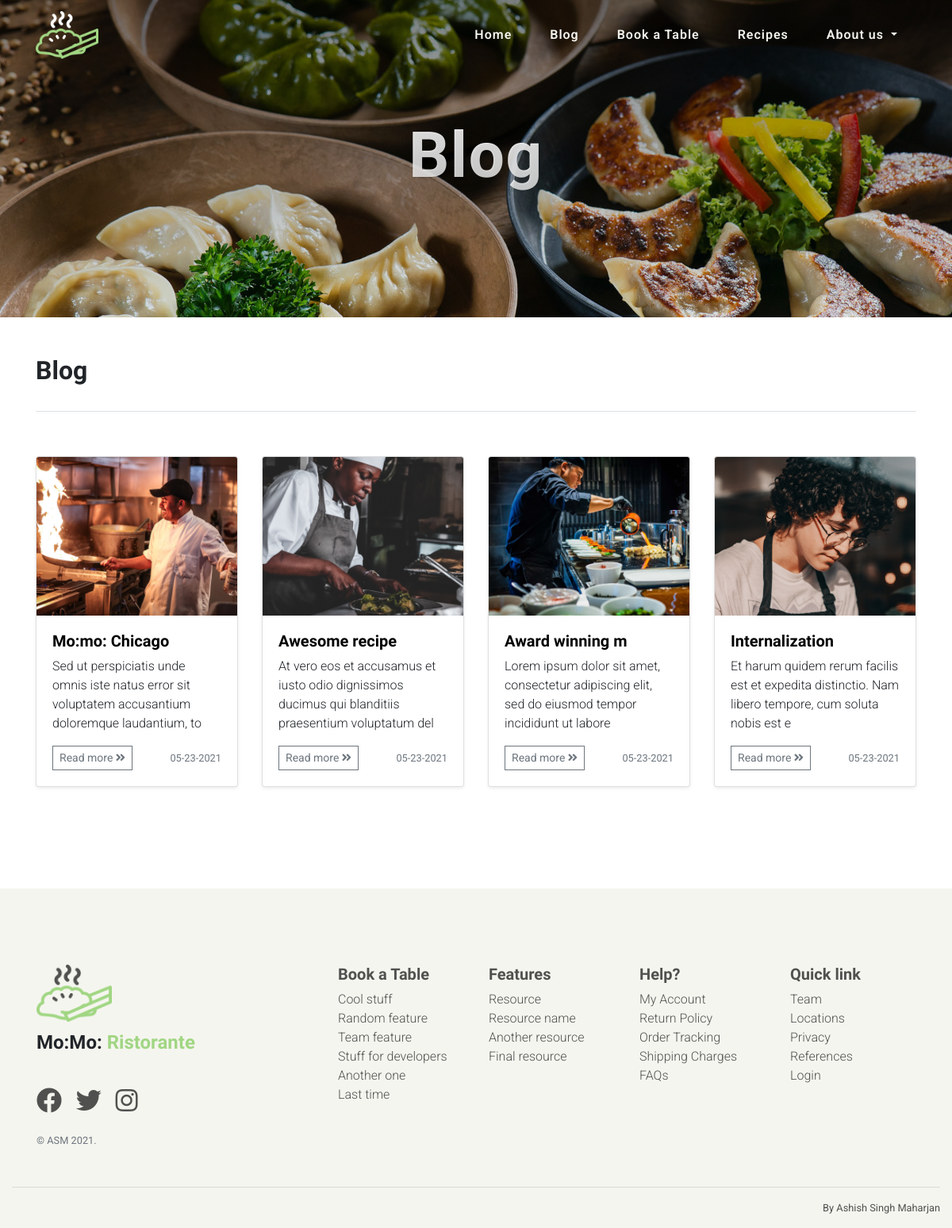
Screenshot of /blog/ with the database file from the repository.
### blogs/models.py (models this page shows, shortened)
class Blog(Authorable, TimeStampedModel, BlogTitleAbstractModel):
    id = models.UUIDField(primary_key=True, default=uuid.uuid4, editable=False)
    excerpt = models.TextField(max_length=200, blank=True)
    content = models.TextField(blank=True)
    image = models.ImageField(upload_to='', default='default.png', blank=True)
    image_url = models.CharField(max_length=200, blank=True)

### blogs/views.py (the view)
# urls.py: path('blog/', DashboardBlogListView.as_view(), name='blog_list'),
def blog_list(request):
    blog_posts = Blog.objects.all()
    return render(request, 'blogs/list.html', {
        'blog_posts': blog_posts
    })

### blogs/templates/blogs/list.html (shortened to what this page needs)
{% extends 'base.html' %}
{% load static %}
{% block content %}
<header class="master-head common-master-head">
    <div class="container d-flex h-100 align-items-center">
        <div class="mx-auto text-center">
            <h1 class="site">Blog</h1>
        </div>
    </div>
</header>
<section class="container py-5 common-container">
    <h2 class="heading">Blog</h2>
    <div class="row g-5 py-5">
        {% for blog_post in blog_posts %}
        <div class="col-3">
            <div class="card shadow-sm">
                <img alt="{{ blog_post.title }}"
                     class="card-img-top"
                     src="{% static '/images/' %}{{blog_post.image_url}}">
                <div class="card-body">
                    <h5>
                        <a href="{% url 'website:blog_detail' blog_post.id %}">
                            {{ blog_post.title|slice:":15" }}
                        </a>
                    </h5>
                    <p class="card-text">
                        {{ blog_post.excerpt|slice:":100" }}
                    </p>
                    <div class="d-flex justify-content-between align-items-center">
                        <div class="btn-group">
                            <a class="btn btn-sm btn-outline-secondary"
                               href="{% url 'website:blog_detail' blog_post.id %}">
                                Read more <i class="fas fa-angle-double-right"></i>
                            </a>
                        </div>
                        <small class="text-muted">
                            {{ blog_post.created|date:"m-d-Y" }}
                        </small>
                    </div>
                </div>
            </div>
        </div>
        {% empty %}
        <p>No record found.</p>
        {% endfor %}
    </div>
</section>
{% endblock %}

### static/css/main.css (style rules this page uses)
html { scroll-behavior: smooth; }
html, body { font-family: "Roboto", serif; font-weight: 300; height: 100%; }
h1, h2, h3, h4, h5, h6 { font-family: "Cardo", serif; font-weight: 700; }

### website/static/website/css/style.css (style rules this page uses)
.btn { border-radius: 0; border-color: none; }
.master-head { position: relative; height: auto; min-height: 35rem; padding: 15rem 0; width: 100%; background-position: center; background-repeat: no-repeat; background-attachment: scroll; }
.master-head h1 { font-size: 2rem; line-height: 2rem; letter-spacing: 0.1rem; }
.master-head h1, .master-head h2 { background: -webkit-linear-gradient(white, rgba(255, 255, 255, 0.8)); -webkit-text-fill-color: transparent; -webkit-background-clip: text; text-shadow: 1px 1px 2px rgba(0, 0, 0, 0.1); }
@media (min-width: 768px) { .master-head h1 { font-size: 4rem; line-height: 7rem; } }
@media (min-width: 992px) { .master-head { height: 100vh; padding: 0; } }
@media (min-width: 992px) { .master-head h1 { font-size: 5rem; line-height: 5rem; letter-spacing: 0.1rem; } }
.common-master-head { min-height: 400px; }
.common-container h5 a { color: #000; }
.common-container .heading { padding-bottom: 2rem; border-bottom: 1px solid #dee2e6 !important; }
@media (min-width: 992px) { .common-master-head { height: 400px; } }
@media (min-width: 992px) { .common-master-head h1 { line-height: 8rem; } }

### blogs/templates/blogs/list.html (style rules this page uses)
.common-master-head { background: linear-gradient(rgba(0, 0, 0, 0.5), rgba(0, 0, 0, 0.1)), url("/static/images/background5.jpg"); background-position: center; background-repeat: no-repeat; background-attachment: scroll; background-size: cover; }
.card { margin-bottom: 2rem; }
.card img { object-fit: cover; max-height: 200px; object-position: center; }

### rows the page displays
Blog: image_url (picture), title "Mo:mo: Chicago", excerpt "Sed ut perspiciatis unde omnis iste natus error sit voluptatem accusantium doloremque laudantium, to", created "05-23-2021"
Blog: image_url (picture), title "Awesome recipe", excerpt "At vero eos et accusamus et iusto odio dignissimos ducimus qui blanditiis praesentium voluptatum del", created "05-23-2021"
Blog: image_url (picture), title "Award winning m", excerpt "Lorem ipsum dolor sit amet, consectetur adipiscing elit, sed do eiusmod tempor incididunt ut labore", created "05-23-2021"
Blog: image_url (picture), title "Internalization", excerpt "Et harum quidem rerum facilis est et expedita distinctio. Nam libero tempore, cum soluta nobis est e", created "05-23-2021"
